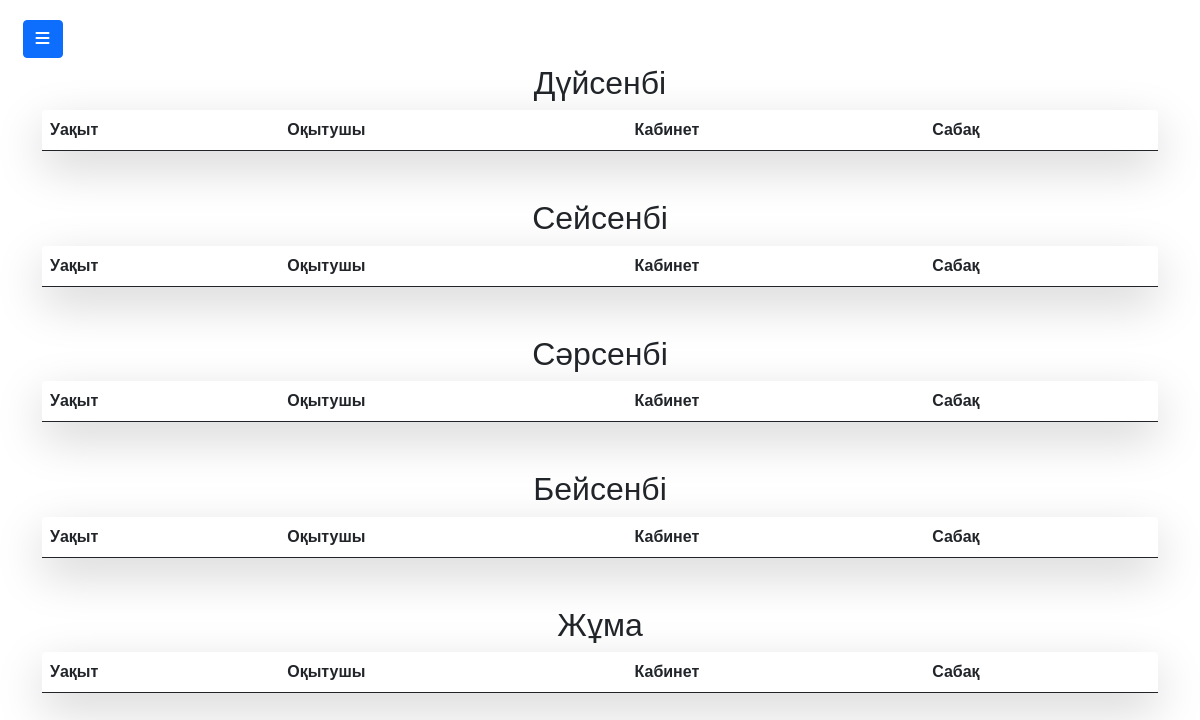
/my_schedule/ (signed in), run on the app's committed database.
### college_app/models.py (models this page shows)
class Day(models.Model):
	name = models.CharField('', max_length=200)
	class Meta:
		verbose_name = 'Аптаның күні'
		verbose_name_plural = 'Аптаның күні'
	def __str__(self):
		return self.name

### college_app/views.py (the view)
# urls.py: path('my_schedule/', views.schedule_view, name='my_schedule'),
def schedule_view(request):
	group_id = request.user.group_student_id
	print('FSDFPSJHDSIJDSD ', group_id)
	group = models.GroupStudent.objects.filter(id=group_id)
	lessons = models.Schedule.objects.filter(group_id=group_id)
	days = models.Day.objects.all()
	context = {'group': group, 'lessons': lessons, 'get_previous': get_previous, 'days':days}
	print(context)
	return render(request, 'schedule/schedule.html', context)

### college_app/context_processor.py (called while the page is built)
def student(request):
    if request.user.is_authenticated:
        user_id = request.user.id
        group_id = request.user.group_student_id
        student_info = get_object_or_404(models.Student, id=user_id)
        group = models.GroupStudent.objects.filter(id=group_id)
        context = {'student_info': student_info, 'groups': group}
    else:
        context = {}
    return context

### templates/schedule/schedule.html (shortened to what this page needs)
{% extends 'base.html' %}
{% load static %}
{% block css_add %}
    <link rel="stylesheet" href="{% static 'css/news.css' %}"/>
{% endblock css_add %}
{% block content %}
<div class="news_block">
    <div class="container">
        {% for day in days %}
        <h2 class="font-weight-bold text-center my-2">{{ day.name }}</h2>
        <div class="shadow-lg mb-5 bg-white rounded">
            <table class="table table-striped">
                <thead>
                    <tr>
                        <th>Уақыт</th>
                        <th>Оқытушы</th>
                        <th>Кабинет</th>
                        <th>Сабақ</th>
                    </tr>
                </thead>
            </table>
        </div>
        {% endfor %}
    </div>
</div>
{% endblock  %}

### static/css/style.css (style rules this page uses)
body { background-color: var(--white); font-family: 'Roboto', sans-serif; }
:root { --white: #ffffff; }
* { margin: 0; padding: 0; user-select: none; box-sizing: border-box; }

### static/css/news.css (style rules this page uses)
.news_block { margin-top: 4rem; }

### data on the page
Day: name "Дүйсенбі"
Day: name "Сейсенбі"
Day: name "Сәрсенбі"
Day: name "Бейсенбі"
Day: name "Жұма"
